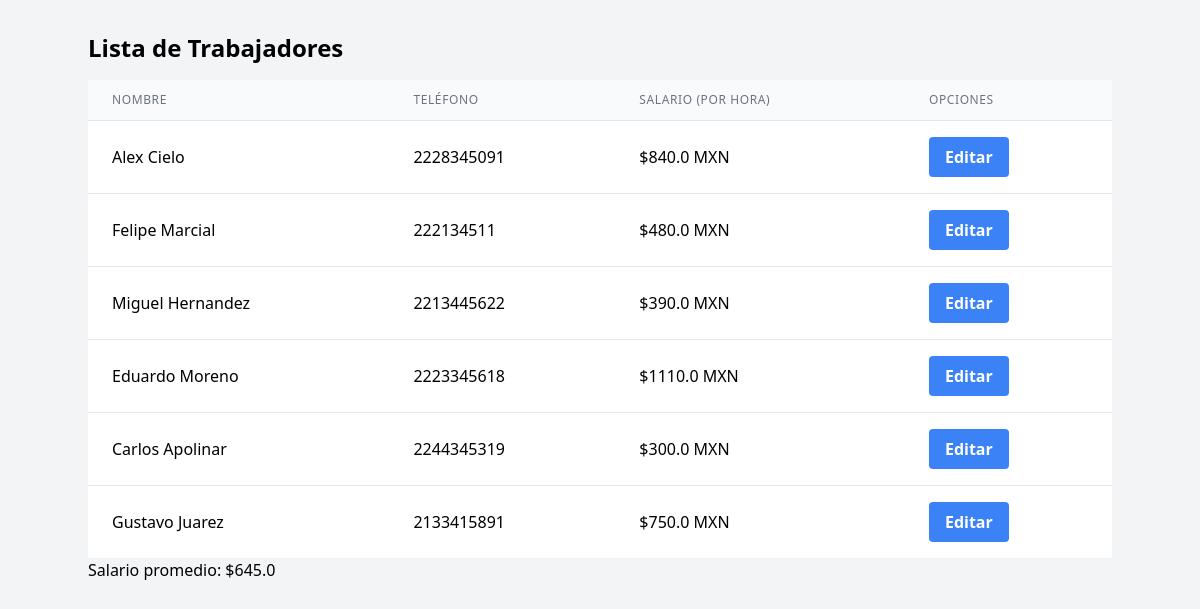
Before: / with the older database file.
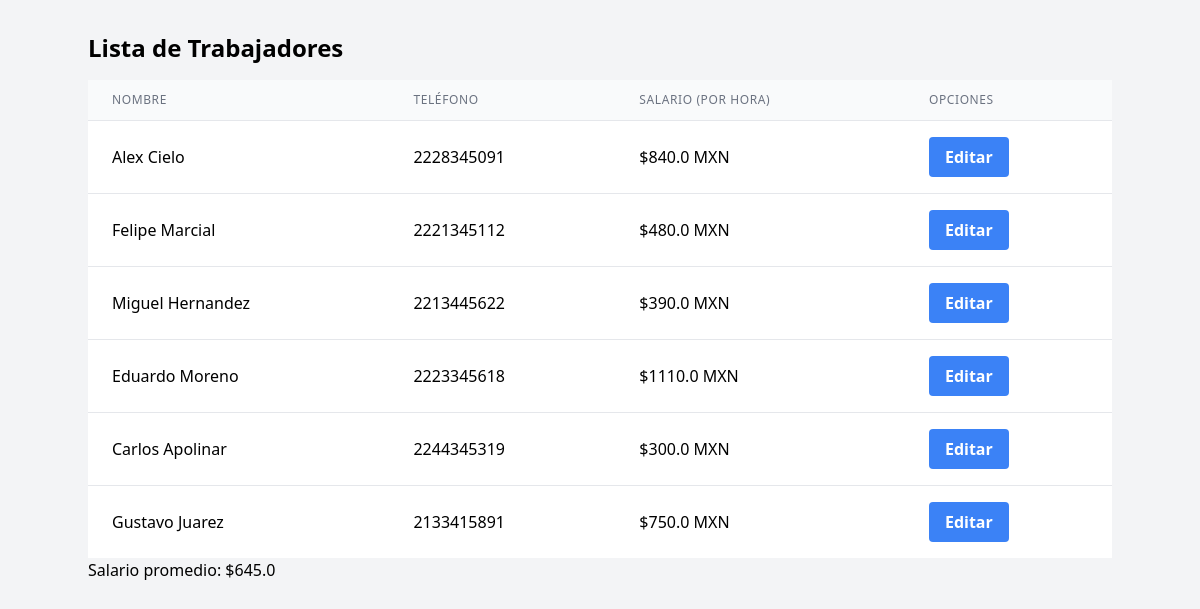
After: the same page with the newer database file.
### tables this page shows
CREATE TABLE Trabajador(
  IdTrabajador INTEGER PRIMARY KEY AUTOINCREMENT,
  Nombre VARCHAR(100) NOT NULL,
  NumTelefono VARCHAR(10) NOT NULL,
  AniosExpPrevia INT NOT NULL,
  AnioEntrada INT NOT NULL
);

### app.py (the view)
@app.route('/')
def index():
    conn = get_db_connection()
    query = 'select *, ?+?*(0.3)*(AniosExpPrevia+(2024-AnioEntrada)) AS Salario from Trabajador'
    workers = conn.execute(query, (sueldo_base, sueldo_base)).fetchall()
    query = 'select AVG(?+?*(0.3)*(AniosExpPrevia+(2024-AnioEntrada))) AS SalarioPromedio from Trabajador'
    salario_promedio = conn.execute(query, (sueldo_base, sueldo_base)).fetchone()
    conn.close()
    return render_template('index.html', workers=workers, salario_promedio=salario_promedio['SalarioPromedio'])

### app.py (called while the page is built)
def get_db_connection():
    conn = sqlite3.connect('test.db')
    conn.row_factory = sqlite3.Row
    return conn

### templates/index.html (shortened to what this page needs)
<!DOCTYPE html>
<html lang="es">
<head>
    <link href="https://cdn.jsdelivr.net/npm/tailwindcss@2.2.19/dist/tailwind.min.css" rel="stylesheet">
</head>
<body class="bg-gray-100">
    <div class="container mx-auto py-8">
        <h1 class="text-2xl font-bold mb-4">Lista de Trabajadores</h1>
        <div class="overflow-x-auto">
            <table class="min-w-full divide-y divide-gray-200">
                <thead class="bg-gray-50">
                    <tr>
                        <th scope="col" class="px-6 py-3 text-left text-xs font-medium text-gray-500 uppercase tracking-wider">Nombre</th>
                        <th scope="col" class="px-6 py-3 text-left text-xs font-medium text-gray-500 uppercase tracking-wider">Teléfono</th>
                        <th scope="col" class="px-6 py-3 text-left text-xs font-medium text-gray-500 uppercase tracking-wider">Salario (Por Hora)</th>
                        <th scope="col" class="px-6 py-3 text-left text-xs font-medium text-gray-500 uppercase tracking-wider">Opciones</th>
                    </tr>
                </thead>
                <tbody class="bg-white divide-y divide-gray-200">
                  {% for worker in workers %}
                    <tr>
                      <td class="px-6 py-4 whitespace-nowrap">{{ worker.Nombre }}</td>
                      <td class="px-6 py-4 whitespace-nowrap">{{ worker.NumTelefono }}</td>
                      <td class="px-6 py-4 whitespace-nowrap">${{ worker.Salario }} MXN</td>
                      <td class="px-6 py-4 whitespace-nowrap">
                        <button class="bg-blue-500 hover:bg-blue-700 text-white font-bold py-2 px-4 rounded">
                          Editar
                        </button>
                      </td>
                    </tr>
                  {% endfor %}
                </tbody>
            </table>
        <p>Salario promedio: ${{ salario_promedio }}</p>
        </div>
    </div>
</body>
</html>

Changed rows visible on the page:
changed Trabajador "Felipe Marcial": NumTelefono "222134511" → "2221345112"
